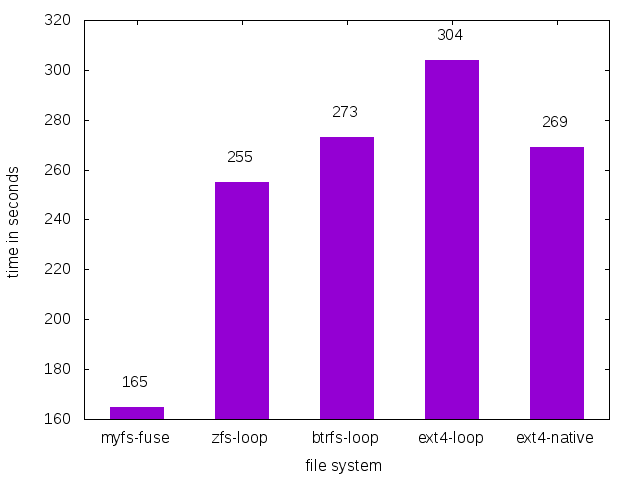

Source code (gnuplot):
#!/usr/bin/gnuplot
set term png
set output "total.png"
set xlabel "file system"
set ylabel "time in seconds"
set style fill solid
set boxwidth 0.5
plot "total.dat" using 2:xtic(1)         notitle with boxes, \
     ''          using 0:($2 + 10):($2) notitle with labels
